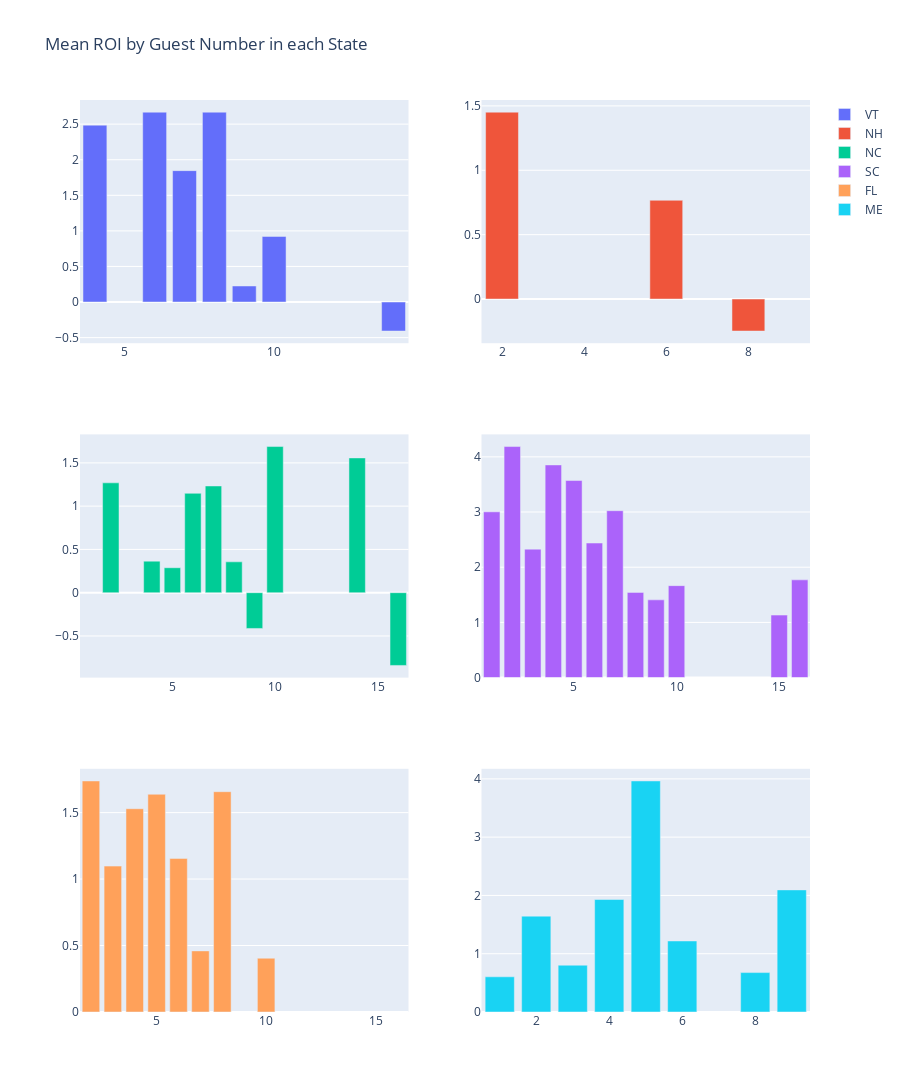

Write notebook code for a chart like this one.
### Code cell
from plotly.subplots import make_subplots
import plotly.graph_objects as go

roi_guest_subplots = make_subplots(rows=3, cols=2)

combined_data_vt = combined_data[(combined_data['state_id'] == 'VT')]
combined_data_nh = combined_data[(combined_data['state_id'] == 'NH')]
combined_data_nc = combined_data[(combined_data['state_id'] == 'NC')]
combined_data_sc = combined_data[(combined_data['state_id'] == 'SC')]
combined_data_fl = combined_data[(combined_data['state_id'] == 'FL')]
combined_data_me = combined_data[(combined_data['state_id'] == 'ME')]

combined_data_vt_mean_roi_guest = combined_data_vt.groupby(['guest_no'])['median_ROI'].mean().reset_index()
combined_data_nh_mean_roi_guest = combined_data_nh.groupby(['guest_no'])['median_ROI'].mean().reset_index()
combined_data_nc_mean_roi_guest = combined_data_nc.groupby(['guest_no'])['median_ROI'].mean().reset_index()
combined_data_sc_mean_roi_guest = combined_data_sc.groupby(['guest_no'])['median_ROI'].mean().reset_index()
combined_data_fl_mean_roi_guest = combined_data_fl.groupby(['guest_no'])['median_ROI'].mean().reset_index()
combined_data_me_mean_roi_guest = combined_data_me.groupby(['guest_no'])['median_ROI'].mean().reset_index()


roi_guest_subplots.append_trace(
    go.Bar(x=combined_data_vt_mean_roi_guest['guest_no'],
    y=combined_data_vt_mean_roi_guest['median_ROI'], name="VT"
), row=1, col=1)

roi_guest_subplots.append_trace(go.Bar(
    x=combined_data_nh_mean_roi_guest['guest_no'],
    y=combined_data_nh_mean_roi_guest['median_ROI'], name="NH"
), row=1, col=2)

roi_guest_subplots.append_trace(go.Bar(
    x=combined_data_nc_mean_roi_guest['guest_no'],
    y=combined_data_nc_mean_roi_guest['median_ROI'], name="NC"
), row=2, col=1)

roi_guest_subplots.append_trace(go.Bar(
    x=combined_data_sc_mean_roi_guest['guest_no'],
    y=combined_data_sc_mean_roi_guest['median_ROI'], name="SC"
), row=2, col=2)

roi_guest_subplots.append_trace(go.Bar(
    x=combined_data_fl_mean_roi_guest['guest_no'],
    y=combined_data_fl_mean_roi_guest['median_ROI'], name="FL"
), row=3, col=1)

roi_guest_subplots.append_trace(go.Bar(
    x=combined_data_me_mean_roi_guest['guest_no'],
    y=combined_data_me_mean_roi_guest['median_ROI'], name="ME"
), row=3, col=2)


roi_guest_subplots.update_layout(height = 1100, title_text="Mean ROI by Guest Number in each State", barmode='group')
roi_guest_subplots.show()

### Figure 1 — Plotly figure (JSON) as saved in the notebook; plotly's stock layout.template omitted (floating-point values rounded to 4 significant figures)
{"data": [{"name": "VT", "type": "bar", "x": [4, 6, 7, 8, 9, 10, 14], "xaxis": "x", "y": [2.486, 2.668, 1.847, 2.669, 0.2254, 0.9221, -0.4078], "yaxis": "y"}, {"name": "NH", "type": "bar", "x": [2, 6, 8, 9], "xaxis": "x2", "y": [1.451, 0.7669, -0.2485, null], "yaxis": "y2"}, {"name": "NC", "type": "bar", "x": [1, 2, 4, 5, 6, 7, 8, 9, 10, 14, 16], "xaxis": "x3", "y": [null, 1.27, 0.3646, 0.2886, 1.149, 1.233, 0.3567, -0.4134, 1.689, 1.557, -0.8407], "yaxis": "y3"}, {"name": "SC", "type": "bar", "x": [1, 2, 3, 4, 5, 6, 7, 8, 9, 10, 15, 16], "xaxis": "x4", "y": [3.004, 4.186, 2.327, 3.853, 3.571, 2.438, 3.024, 1.544, 1.409, 1.666, 1.133, 1.771], "yaxis": "y4"}, {"name": "FL", "type": "bar", "x": [2, 3, 4, 5, 6, 7, 8, 10, 16], "xaxis": "x5", "y": [1.738, 1.098, 1.529, 1.638, 1.155, 0.4596, 1.657, 0.4045, null], "yaxis": "y5"}, {"name": "ME", "type": "bar", "x": [1, 2, 3, 4, 5, 6, 7, 8, 9], "xaxis": "x6", "y": [0.604, 1.645, 0.8029, 1.93, 3.964, 1.219, null, 0.6764, 2.095], "yaxis": "y6"}], "layout": {"barmode": "group", "height": 1100, "title": {"text": "Mean ROI by Guest Number in each State"}, "xaxis": {"anchor": "y", "domain": [0, 0.45]}, "xaxis2": {"anchor": "y2", "domain": [0.55, 1]}, "xaxis3": {"anchor": "y3", "domain": [0, 0.45]}, "xaxis4": {"anchor": "y4", "domain": [0.55, 1]}, "xaxis5": {"anchor": "y5", "domain": [0, 0.45]}, "xaxis6": {"anchor": "y6", "domain": [0.55, 1]}, "yaxis": {"anchor": "x", "domain": [0.7333, 1]}, "yaxis2": {"anchor": "x2", "domain": [0.7333, 1]}, "yaxis3": {"anchor": "x3", "domain": [0.3667, 0.6333]}, "yaxis4": {"anchor": "x4", "domain": [0.3667, 0.6333]}, "yaxis5": {"anchor": "x5", "domain": [0, 0.2667]}, "yaxis6": {"anchor": "x6", "domain": [0, 0.2667]}}}
